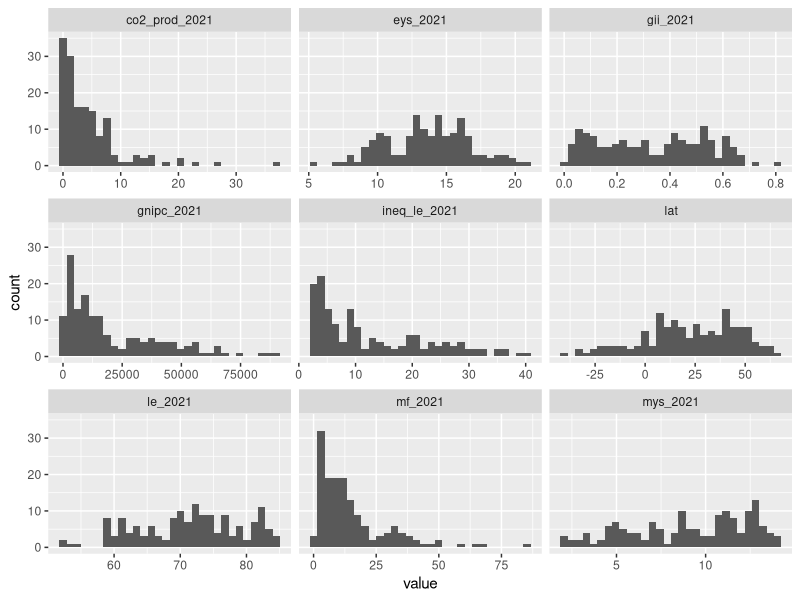
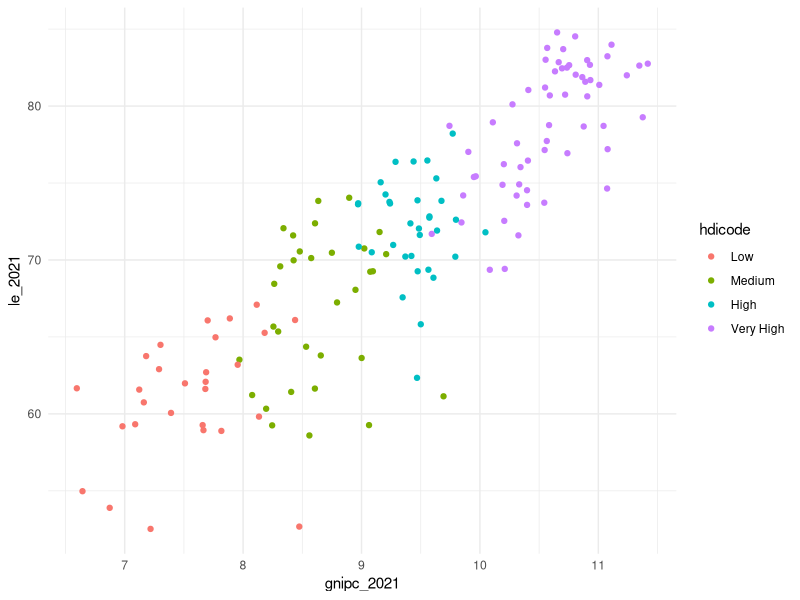
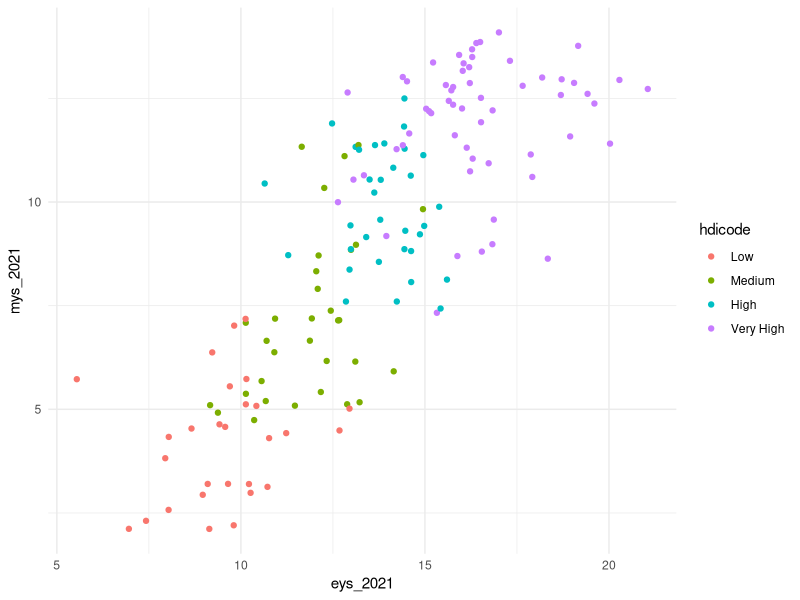
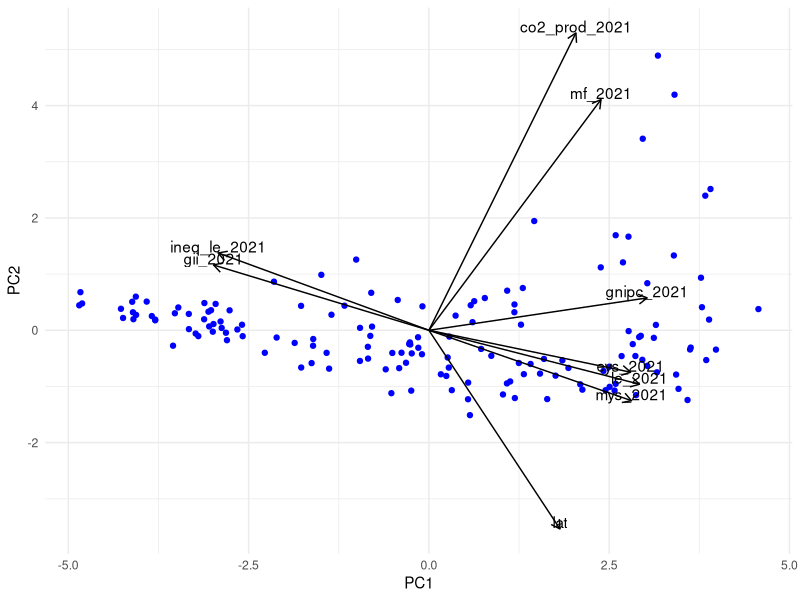
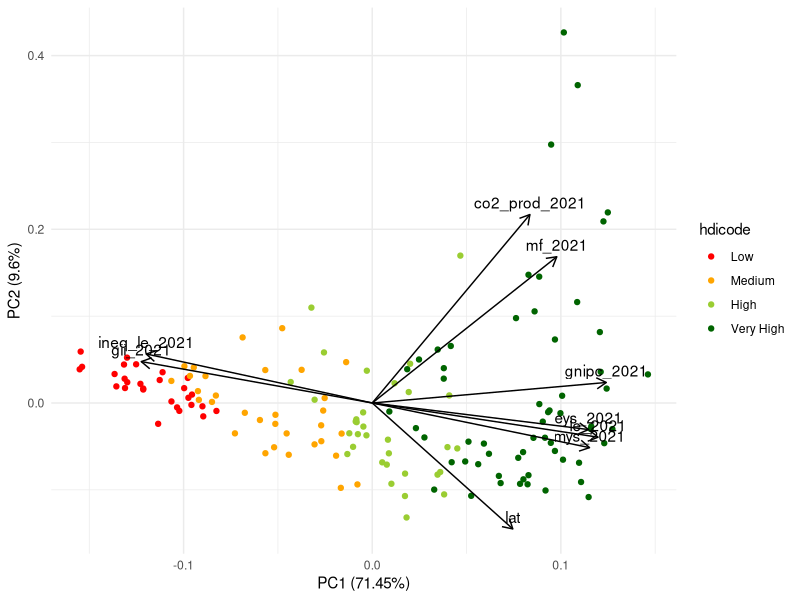
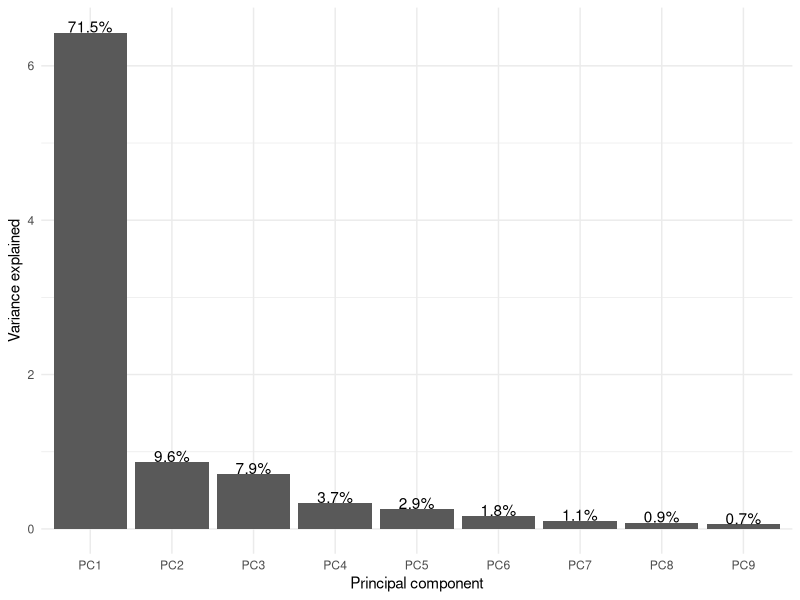
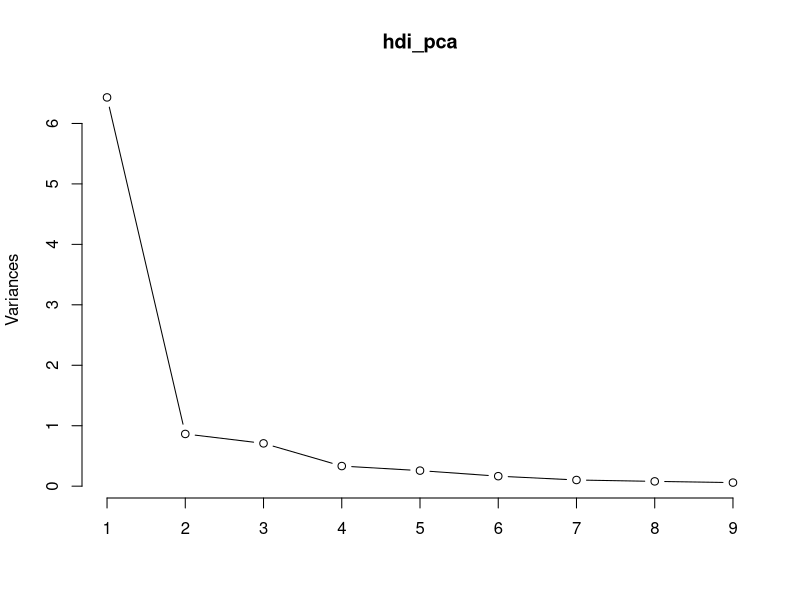
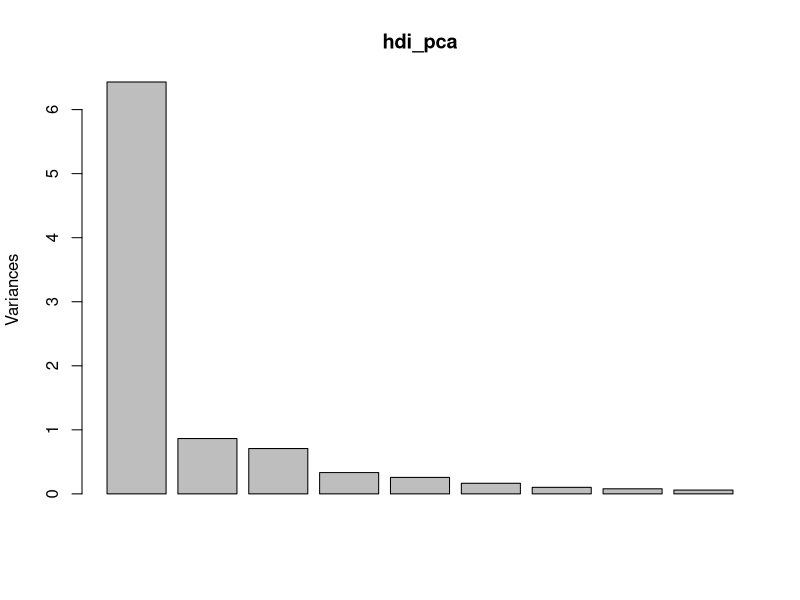

These figures' R source, in order:
## ---- chunk 1

library(tidyverse)
library(here)
library(ggfortify) # For PCA biplot

## ---- chunk 2
hdi_data_raw <- read_csv(here('data/hdi_clean.csv')) 

# glimpse(hdi_data_raw)
# summary(hdi_data_raw)

hdi_data_long <- hdi_data_raw %>%
  pivot_longer(names_to = 'name', values_to = 'value', where(is.numeric))

ggplot(hdi_data_long, aes(x = value)) +
  geom_histogram() +
  facet_wrap(~ name, scales = 'free_x')


#notice the skews - PCA doesnt require normality
## ---- chunk 3
hdi_data <- hdi_data_raw %>%
  drop_na() %>%
  mutate(hdicode = factor(hdicode, levels = c('Low', 'Medium', 'High', 'Very High'))) %>%
### making hdicode a factor, so they will appear in logical order when plotted
  mutate(gnipc_2021 = log(gnipc_2021))
###  why are we log transforming?  PCA does not require normality.  
### But see HDI description - they use log gnipc for their scoring.

hdi_pca <- hdi_data %>% 
  select(where(is.numeric)) %>%
  # select(-iso3, -country, -hdicode)) %>%
  # select(ends_with('2021'), lat) %>%
  prcomp(scale = TRUE)
#rescale (recenter values so they are all in same general ballpark)
## ---- chunk 4
# See the loadings (weighting for each principal component)
hdi_pca$rotation
## ---- chunk 5
ggplot(hdi_data) +
  geom_point(data = hdi_data, aes(x = gnipc_2021, y = le_2021, color = hdicode)) +
  theme_minimal()
# as income increase, life exp. increases

ggplot() +
  geom_point(data = hdi_data, aes(x = eys_2021, y = mys_2021, color = hdicode)) +
  theme_minimal()
# as expected years of schooling increases, mean years of schooling increases
## ---- chunk 6
# loadings_df <- data.frame(hdi_pca$rotation) %>%
loadings_df <- data.frame(hdi_pca$rotation * 8) %>% ### 8x multiplier is arbitrary, to extend the length of the arrows
  mutate(axis = row.names(.))

new_pts_df <- data.frame(hdi_pca$x)
# the x values is the transformed values in the new coord system

ggplot() +
  geom_point(data = new_pts_df, aes(x = PC1, y = PC2), 
             color = 'blue') +
  geom_segment(data = loadings_df,
               x = 0, y = 0, aes(xend = PC1, yend = PC2, group = axis),
               arrow = arrow(length = unit(.25, 'cm'))) +
  geom_text(data = loadings_df,
            aes(x = PC1, y = PC2, label = axis), vjust = 0, nudge_y = .01) +
  theme_minimal()
  
  
#Xend how much do principal components contributE to PC1, Yend " " PC2. 
## ---- chunk 7
autoplot(hdi_pca,
     	data = hdi_data,
     	loadings = TRUE,
     	colour = 'hdicode',
     	loadings.label = TRUE,
     	loadings.colour = "black",
     	loadings.label.colour = "black",
     	loadings.label.vjust = -0.5
     	) +
  scale_color_manual(values = c('red', 'orange', 'yellowgreen', 'darkgreen')) +
  theme_minimal()

#ggrepel for the labels 

# It's not perfect, but it's enough for now...
## ---- chunk 8
sd_vec <- hdi_pca$sdev
var_vec <- sd_vec^2 ### standard deviation is sqrt of variance!
pc_names <- colnames(hdi_pca$rotation)

pct_expl_df <- data.frame(v = var_vec,
                          pct_v = var_vec / sum(var_vec),
                          pc = pc_names) %>%
  mutate(pct_lbl = paste0(round(pct_v*100, 1), '%')) 

ggplot(pct_expl_df, aes(x = pc, y = v)) +
  geom_col() +
  geom_text(aes(label = pct_lbl), vjust = 0, nudge_y = .002) +
  labs(x = 'Principal component', y = 'Variance explained')+
  theme_minimal()
## ---- chunk 9
# Variance explained by each PC
screeplot(hdi_pca, type = "lines")
screeplot(hdi_pca, type = "barplot")
